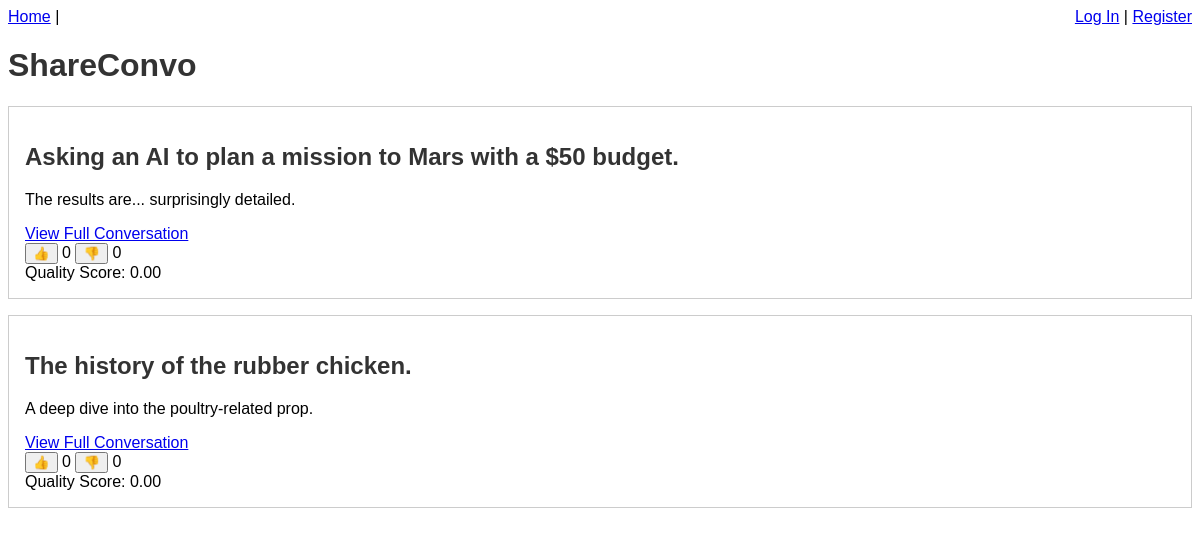
The page / on the database its author committed.
### shareconvo/models.py (models this page shows)
class Conversation(db.Model):
    __tablename__ = 'conversations'
    id = db.Column(db.Integer, primary_key=True)
    user_id = db.Column(db.Integer, db.ForeignKey('users.id'), nullable=False)
    title = db.Column(db.String(120), nullable=False)
    blurb = db.Column(db.Text, nullable=False)
    full_text = db.Column(db.Text, nullable=False)
    created = db.Column(db.DateTime, nullable=False, default=datetime.utcnow)
    likes = db.Column(db.Integer, nullable=False, default=0)
    dislikes = db.Column(db.Integer, nullable=False, default=0)
    quality_score = db.Column(db.Float, nullable=False, default=0.0)
    votes = db.relationship('Vote', backref='conversation', lazy=True)
    feedback = db.relationship('Feedback', backref='conversation_feedback', lazy=True)

### shareconvo/__init__.py (the view)
    @app.route('/')
    def index():
        conversations = Conversation.query.all()
        return render_template('index.html', conversations=conversations)

### shareconvo/templates/index.html (shortened to what this page needs)
<!doctype html>
<link rel="stylesheet" href="{{ url_for('static', filename='style.css') }}">
<nav>
  <a href="{{ url_for('index') }}">Home</a> |
  {% if current_user.is_authenticated %}
    <a href="{{ url_for('submit') }}">Submit a Conversation</a>
    <span style="float: right;">
      Welcome, {{ current_user.username }} | Points: {{ current_user.points }} | Level: {{ current_user.level }} |
      <a href="{{ url_for('auth.logout') }}">Log Out</a>
    </span>
  {% else %}
    <span style="float: right;">
      <a href="{{ url_for('auth.login') }}">Log In</a> |
      <a href="{{ url_for('auth.register') }}">Register</a>
    </span>
  {% endif %}
</nav>
<h1>ShareConvo</h1>
<ul class="conversations">
{% for conversation in conversations %}
  <li data-convo-id="{{ conversation.id }}">
    <h2>{{ conversation.title }}</h2>
    <p>{{ conversation.blurb }}</p>
    <a href="{{ url_for('conversation_detail', convo_id=conversation.id) }}" target="_blank" class="view-convo-link">View Full Conversation</a>
    <div>
      <button class="vote-btn" data-vote-type="like">👍</button>
      <span class="likes-count">{{ conversation.likes }}</span>
      <button class="vote-btn" data-vote-type="dislike">👎</button>
      <span class="dislikes-count">{{ conversation.dislikes }}</span>
      <br>
      <span>Quality Score: {{ "%.2f"|format(conversation.quality_score) }}</span>
    </div>
  </li>
{% else %}
  <li>No conversations yet.</li>
{% endfor %}
</ul>

### shareconvo/static/style.css (style rules this page uses)
h1, h2 { color: #333; }
.conversations { list-style: none; padding: 0; }
.conversations li { margin: 1em 0; padding: 1em; border: 1px solid #ccc; }

### rows shown on the page
Conversation: title "Asking an AI to plan a mission to Mars with a $50 budget.", blurb "The results are... surprisingly detailed.", likes "0", dislikes "0", quality_score "0.00"
Conversation: title "The history of the rubber chicken.", blurb "A deep dive into the poultry-related prop.", likes "0", dislikes "0", quality_score "0.00"
